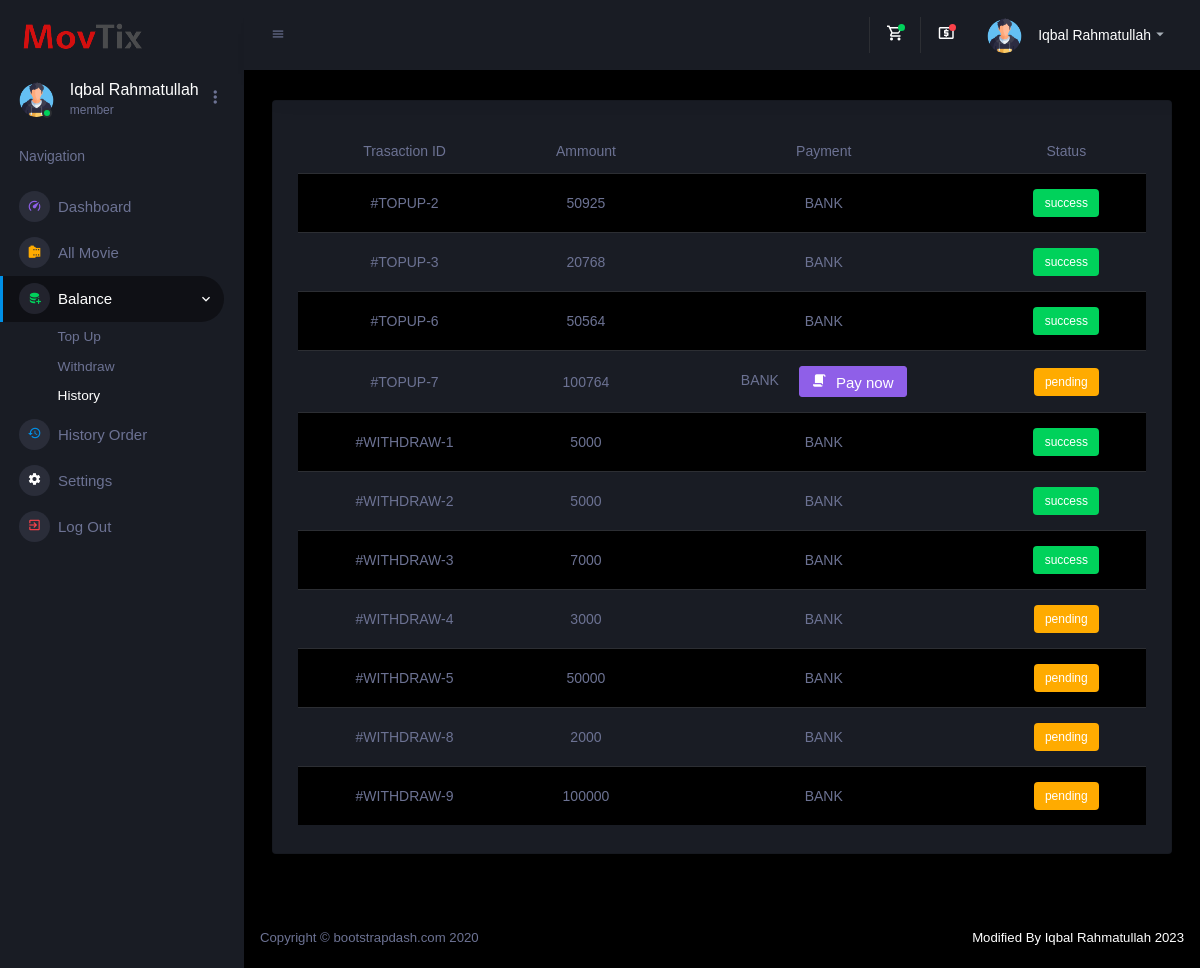
The app's page /history_topup.php (signed in) with its own data.
### tables this page shows
CREATE TABLE `data_user` (
  `id` int(11) NOT NULL,
  `nama` varchar(50) NOT NULL,
  `email` varchar(50) NOT NULL,
  `phone` varchar(50) NOT NULL,
  `jenis_kelamin` enum('laki-laki','perempuan') NOT NULL,
  `level` varchar(50) NOT NULL,
  `umur` int(11) NOT NULL,
  `saldo` int(11) NOT NULL
);

CREATE TABLE `topup` (
  `id` int(11) NOT NULL,
  `id_user` int(11) NOT NULL,
  `total` int(11) NOT NULL,
  `status` enum('success','pending') NOT NULL
);

CREATE TABLE `withdraw` (
  `id` int(11) NOT NULL,
  `id_user` int(11) NOT NULL,
  `total` int(11) NOT NULL,
  `rekening` varchar(50) NOT NULL,
  `atas_nama` varchar(100) NOT NULL,
  `status` enum('pending','success') NOT NULL
);

### php/koneksi.php (called while the page is built)
<?php
$koneksi = mysqli_connect("localhost", "root", "", "movie");
function hasil_query($kode)
{
    global $koneksi;
    $result = mysqli_query($koneksi, $kode);
    $data = [];
    while ($res = mysqli_fetch_assoc($result)) {
        $data[] = $res;
    }
    return $data;
}
?>

### history_topup.php (the view, shortened to what this page needs)
<?php
require('./php/koneksi.php');
$id_res = $_SESSION["id"];
$data_user = hasil_query("SELECT * FROM data_user WHERE id = '$id_res'")[0];
$data_topup = hasil_query("SELECT * FROM topup WHERE id_user = '$id_res'");
$data_withdraw = hasil_query("SELECT * FROM withdraw WHERE id_user = '$id_res'");
$status_topup = isset($data_topup[0]) ? true : false;
$profile_img = $data_user['jenis_kelamin'] = "Laki-Laki" ? "boy.png" : "girl.png";
?>
<!DOCTYPE html>
<html lang="en">
<head>
    <link rel="stylesheet" href="assets/vendors/mdi/css/materialdesignicons.min.css">
    <link rel="stylesheet" href="assets/vendors/css/vendor.bundle.base.css">
    <link rel="stylesheet" href="assets/vendors/jvectormap/jquery-jvectormap.css">
    <link rel="stylesheet" href="assets/vendors/flag-icon-css/css/flag-icon.min.css">
    <link rel="stylesheet" href="assets/vendors/owl-carousel-2/owl.carousel.min.css">
    <link rel="stylesheet" href="assets/vendors/owl-carousel-2/owl.theme.default.min.css">
    <link rel="stylesheet" href="assets/css/style.css">
    <link rel="stylesheet" href="css/card_movie.css">
</head>
<body>
    <div class="container-scroller">
        <nav class="sidebar sidebar-offcanvas" id="sidebar">
            <div class="sidebar-brand-wrapper d-none d-lg-flex align-items-center justify-content-center fixed-top">
                <a class="sidebar-brand brand-logo" href="index.php"><img src="assets/img/logo.png" alt="logo" /></a>
            </div>
            <ul class="nav">
                <li class="nav-item profile">
                    <div class="profile-desc">
                        <div class="profile-pic">
                            <div class="count-indicator">
                                <img class="img-xs rounded-circle " src="assets/img/<?php echo $profile_img ?>" alt="">
                                <span class="count bg-success"></span>
                            </div>
                            <div class="profile-name">
                                <h5 class="mb-0 font-weight-normal"><?php echo $data_user['nama'] ?></h5>
                                <span><?php echo $data_user['level'] ?></span>
                            </div>
                        </div>
                        <a href="#" id="profile-dropdown" data-toggle="dropdown"><i class="mdi mdi-dots-vertical"></i></a>
                    </div>
                </li>
                <li class="nav-item nav-category">
                    <span class="nav-link">Navigation</span>
                </li>
                <li class="nav-item menu-items">
                    <a class="nav-link" href="index.php">
                        <span class="menu-icon">
                            <i class="mdi mdi-speedometer"></i>
                        </span>
                        <span class="menu-title">Dashboard</span>
                    </a>
                </li>
                <li class="nav-item menu-items">
                    <a class="nav-link" href="movies.php">
                        <span class="menu-icon">
                            <i class="mdi mdi-film"></i>
                        </span>
                        <span class="menu-title">All Movie</span>
                    </a>
                </li>
                <li class="nav-item menu-items">
                    <a class="nav-link" data-toggle="collapse" href="#ui-basic" aria-expanded="false" aria-controls="ui-basic">
                        <span class="menu-icon">
                            <i class="mdi mdi-database-plus text-success"></i>
                        </span>
                        <span class="menu-title">Balance</span>
                        <i class="menu-arrow"></i>
                    </a>
                    <div class="collapse" id="ui-basic">
                        <ul class="nav flex-column sub-menu">
                            <li class="nav-item"> <a class="nav-link" href="topup.php">Top Up</a></li>
                            <li class="nav-item"> <a class="nav-link" href="withdraw.php">Withdraw</a></li>
                            <li class="nav-item"> <a class="nav-link" href="history_topup.php">History</a></li>
                        </ul>
                    </div>
                </li>
                <li class="nav-item menu-items">
                    <a class="nav-link" href="history_orders.php">
                        <span class="menu-icon">
                            <i class="mdi mdi-history"></i>
                        </span>
                        <span class="menu-title">History Order</span>
                    </a>
                </li>
                <li class="nav-item menu-items">
                    <a class="nav-link" href="settings.php">
                        <span class="menu-icon">
                            <i class="mdi mdi-settings text-white"></i>
                        </span>
                        <span class="menu-title">Settings</span>
                    </a>
                </li>
                <li class="nav-item menu-items">
                    <a class="nav-link" href="logout.php">
                        <span class="menu-icon">
                            <i class="mdi mdi-exit-to-app text-danger"></i>
                        </span>
                        <span class="menu-title">Log Out</span>
                    </a>
                </li>
            </ul>
        </nav>
        <div class="container-fluid page-body-wrapper">
            <nav class="navbar p-0 fixed-top d-flex flex-row">
                <div class="navbar-menu-wrapper flex-grow d-flex align-items-stretch">
                    <button class="navbar-toggler navbar-toggler align-self-center" type="button" data-toggle="minimize">
                        <span class="mdi mdi-menu"></span>
                    </button>
                    <ul class="navbar-nav navbar-nav-right">
                        <li class="nav-item dropdown border-left">
                            <a class="nav-link count-indicator dropdown-toggle" id="messageDropdown" href="#" data-toggle="dropdown" aria-expanded="false">
                                <i class="mdi mdi mdi-cart-outline"></i>
                                <span class="count bg-success"></span>
                            </a>
                        </li>
                        <li class="nav-item dropdown border-left">
                            <a class="nav-link count-indicator dropdown-toggle" id="notificationDropdown" href="#" data-toggle="dropdown">
                                <i class="mdi mdi mdi-cash-usd"></i>
                                <span class="count bg-danger"></span>
                            </a>
                        </li>
                        <li class="nav-item dropdown">
                            <a class="nav-link" id="profileDropdown" href="#" data-toggle="dropdown">
                                <div class="navbar-profile">
                                    <img class="img-xs rounded-circle" src="assets/img/<?php echo $profile_img ?>" alt="">
                                    <p class="mb-0 d-none d-sm-block navbar-profile-name"><?php echo $data_user['nama'] ?></p>
                                    <i class="mdi mdi-menu-down d-none d-sm-block"></i>
                                </div>
                            </a>
                        </li>
                    </ul>
                </div>
            </nav>
            <div class="main-panel">
                <div class="content-wrapper">
                    <div class="row ">
                        <div class="col-lg-12 grid-margin stretch-card">
                            <div class="card">
                                <div class="card-body">
                                    <div class="table-responsive">
                                        <?php if ($status_topup) { ?>
                                            <table class="table table-striped">
                                                <thead>
                                                    <tr class="text-center">
                                                        <th> Trasaction ID</th>
                                                        <th> Ammount </th>
                                                        <th> Payment </th>
                                                        <th> Status </th>
                                                    </tr>
                                                </thead>
                                                <tbody>
                                                    <?php foreach ($data_topup as $orders) { ?>
                                                        <tr class="text-center">
                                                            <td>#TOPUP-<?php echo $orders["id"] ?> </td>
                                                            <td> <?php echo $orders["total"] ?> </td>
                                                            <td>
                                                                BANK <span class="ml-3 <?php if ($orders['status'] != 'pending') echo 'd-none' ?>""> <a href=" view_topup.php?id=<?php echo $orders['id'] ?>" class=" btn btn-info"><i class="mdi mdi-script"></i> Pay now</a></span>
                                                            </td>
                                                            <td><label class="badge badge-success <?php if ($orders['status'] == 'pending') echo 'badge-warning' ?>"><?php echo $orders['status'] ?></label></td>
                                                        </tr>
                                                    <?php } ?>
                                                    <?php foreach ($data_withdraw as $orders) { ?>
                                                        <tr class="text-center">
                                                            <td>#WITHDRAW-<?php echo $orders["id"] ?> </td>
                                                            <td> <?php echo $orders["total"] ?> </td>
                                                            <td>
                                                                BANK
                                                            </td>
                                                            <td><label class="badge badge-success <?php if ($orders['status'] == 'pending') echo 'badge-warning' ?>"><?php echo $orders['status'] ?></label></td>
                                                        </tr>
                                                    <?php } ?>
                                                </tbody>
                                            </table>
                                        <?php } ?>
                                    </div>
                                </div>
                            </div>
                        </div>
                    </div>
                </div>
                <footer class="footer">
                    <div class="d-sm-flex justify-content-center justify-content-sm-between">
                        <span class="text-muted d-block text-center text-sm-left d-sm-inline-block">Copyright © bootstrapdash.com 2020</span>
                        <span class="float-none float-sm-right d-block mt-1 mt-sm-0 text-center"> Modified By Iqbal Rahmatullah 2023</span>
                    </div>
                </footer>
            </div>
        </div>
    </div>
</body>
</html>

### css/card_movie.css (style rules this page uses)
* { -webkit-transition: 300ms; transition: 300ms; }
ul { list-style-type: none; }
h1, h2, h3, h4, h5, a { text-decoration: none; color: inherit; }

### records on screen
data_user: nama "Iqbal Rahmatullah", level "member"
topup: id "2", total "50925", status "success"
topup: id "3", total "20768", status "success"
topup: id "6", total "50564", status "success"
topup: id "7", total "100764", status "pending"
withdraw: id "1", total "5000", status "success"
withdraw: id "2", total "5000", status "success"
withdraw: id "3", total "7000", status "success"
withdraw: id "4", total "3000", status "pending"
withdraw: id "5", total "50000", status "pending"
withdraw: id "8", total "2000", status "pending"
withdraw: id "9", total "100000", status "pending"
